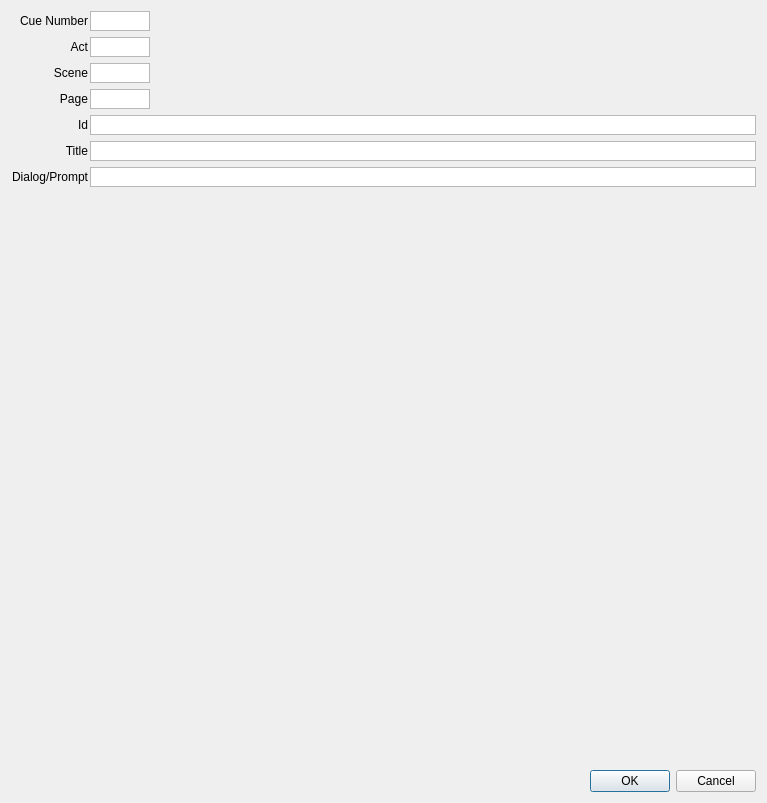
<?xml version="1.0" encoding="UTF-8"?>
<ui version="4.0">
 <class>dlgEditCue</class>
 <widget class="QDialog" name="dlgEditCue">
  <property name="windowModality">
   <enum>Qt::ApplicationModal</enum>
  </property>
  <property name="geometry">
   <rect>
    <x>0</x>
    <y>0</y>
    <width>767</width>
    <height>803</height>
   </rect>
  </property>
  <property name="windowTitle">
   <string>Edit Cue</string>
  </property>
  <property name="modal">
   <bool>true</bool>
  </property>
  <layout class="QVBoxLayout" name="verticalLayout">
   <item>
    <layout class="QGridLayout" name="gridLayout">
     <property name="horizontalSpacing">
      <number>2</number>
     </property>
     <item row="3" column="0">
      <widget class="QLabel" name="lblPage">
       <property name="text">
        <string>Page</string>
       </property>
       <property name="alignment">
        <set>Qt::AlignRight|Qt::AlignTrailing|Qt::AlignVCenter</set>
       </property>
       <property name="margin">
        <number>5</number>
       </property>
       <property name="indent">
        <number>0</number>
       </property>
      </widget>
     </item>
     <item row="1" column="1">
      <widget class="QPlainTextEdit" name="plainTextEditAct">
       <property name="maximumSize">
        <size>
         <width>60</width>
         <height>20</height>
        </size>
       </property>
       <property name="verticalScrollBarPolicy">
        <enum>Qt::ScrollBarAlwaysOff</enum>
       </property>
       <property name="tabChangesFocus">
        <bool>true</bool>
       </property>
       <property name="documentTitle">
        <string>Act</string>
       </property>
      </widget>
     </item>
     <item row="2" column="0">
      <widget class="QLabel" name="lblScene">
       <property name="text">
        <string>Scene</string>
       </property>
       <property name="alignment">
        <set>Qt::AlignRight|Qt::AlignTrailing|Qt::AlignVCenter</set>
       </property>
       <property name="margin">
        <number>5</number>
       </property>
       <property name="indent">
        <number>0</number>
       </property>
      </widget>
     </item>
     <item row="1" column="0">
      <widget class="QLabel" name="lblAct">
       <property name="text">
        <string>Act</string>
       </property>
       <property name="alignment">
        <set>Qt::AlignRight|Qt::AlignTrailing|Qt::AlignVCenter</set>
       </property>
       <property name="margin">
        <number>5</number>
       </property>
       <property name="indent">
        <number>0</number>
       </property>
      </widget>
     </item>
     <item row="2" column="1">
      <widget class="QPlainTextEdit" name="plainTextEditScene">
       <property name="maximumSize">
        <size>
         <width>60</width>
         <height>20</height>
        </size>
       </property>
       <property name="verticalScrollBarPolicy">
        <enum>Qt::ScrollBarAlwaysOff</enum>
       </property>
       <property name="tabChangesFocus">
        <bool>true</bool>
       </property>
       <property name="documentTitle">
        <string>Scene</string>
       </property>
      </widget>
     </item>
     <item row="0" column="0">
      <widget class="QLabel" name="lblCue">
       <property name="text">
        <string>Cue Number</string>
       </property>
       <property name="alignment">
        <set>Qt::AlignRight|Qt::AlignTrailing|Qt::AlignVCenter</set>
       </property>
       <property name="margin">
        <number>4</number>
       </property>
       <property name="indent">
        <number>0</number>
       </property>
      </widget>
     </item>
     <item row="5" column="1">
      <widget class="QPlainTextEdit" name="plainTextEditTitle">
       <property name="maximumSize">
        <size>
         <width>16777215</width>
         <height>20</height>
        </size>
       </property>
       <property name="verticalScrollBarPolicy">
        <enum>Qt::ScrollBarAlwaysOff</enum>
       </property>
       <property name="tabChangesFocus">
        <bool>true</bool>
       </property>
       <property name="documentTitle">
        <string>Title</string>
       </property>
      </widget>
     </item>
     <item row="0" column="1">
      <widget class="QPlainTextEdit" name="plainTextEditCueNum">
       <property name="minimumSize">
        <size>
         <width>0</width>
         <height>0</height>
        </size>
       </property>
       <property name="maximumSize">
        <size>
         <width>60</width>
         <height>20</height>
        </size>
       </property>
       <property name="verticalScrollBarPolicy">
        <enum>Qt::ScrollBarAlwaysOff</enum>
       </property>
       <property name="tabChangesFocus">
        <bool>true</bool>
       </property>
       <property name="documentTitle">
        <string>CueNum</string>
       </property>
       <property name="readOnly">
        <bool>true</bool>
       </property>
      </widget>
     </item>
     <item row="5" column="0">
      <widget class="QLabel" name="lblPage_2">
       <property name="text">
        <string>Title</string>
       </property>
       <property name="alignment">
        <set>Qt::AlignRight|Qt::AlignTrailing|Qt::AlignVCenter</set>
       </property>
       <property name="margin">
        <number>5</number>
       </property>
       <property name="indent">
        <number>0</number>
       </property>
      </widget>
     </item>
     <item row="4" column="0">
      <widget class="QLabel" name="llblId">
       <property name="text">
        <string>Id</string>
       </property>
       <property name="alignment">
        <set>Qt::AlignRight|Qt::AlignTrailing|Qt::AlignVCenter</set>
       </property>
       <property name="margin">
        <number>5</number>
       </property>
       <property name="indent">
        <number>0</number>
       </property>
      </widget>
     </item>
     <item row="3" column="1">
      <widget class="QPlainTextEdit" name="plainTextEditPage">
       <property name="maximumSize">
        <size>
         <width>60</width>
         <height>20</height>
        </size>
       </property>
       <property name="verticalScrollBarPolicy">
        <enum>Qt::ScrollBarAlwaysOff</enum>
       </property>
       <property name="tabChangesFocus">
        <bool>true</bool>
       </property>
       <property name="documentTitle">
        <string>Page</string>
       </property>
      </widget>
     </item>
     <item row="4" column="1">
      <widget class="QPlainTextEdit" name="plainTextEditId">
       <property name="sizePolicy">
        <sizepolicy hsizetype="Expanding" vsizetype="Expanding">
         <horstretch>0</horstretch>
         <verstretch>0</verstretch>
        </sizepolicy>
       </property>
       <property name="maximumSize">
        <size>
         <width>16777215</width>
         <height>20</height>
        </size>
       </property>
       <property name="verticalScrollBarPolicy">
        <enum>Qt::ScrollBarAlwaysOff</enum>
       </property>
       <property name="tabChangesFocus">
        <bool>true</bool>
       </property>
       <property name="documentTitle">
        <string>Id</string>
       </property>
      </widget>
     </item>
     <item row="6" column="1">
      <widget class="QPlainTextEdit" name="plainTextEditPrompt">
       <property name="maximumSize">
        <size>
         <width>16777215</width>
         <height>20</height>
        </size>
       </property>
       <property name="verticalScrollBarPolicy">
        <enum>Qt::ScrollBarAlwaysOff</enum>
       </property>
       <property name="tabChangesFocus">
        <bool>true</bool>
       </property>
       <property name="documentTitle">
        <string>Prompt</string>
       </property>
      </widget>
     </item>
     <item row="6" column="0">
      <widget class="QLabel" name="lblPage_3">
       <property name="text">
        <string>Dialog/Prompt</string>
       </property>
       <property name="alignment">
        <set>Qt::AlignRight|Qt::AlignTrailing|Qt::AlignVCenter</set>
       </property>
       <property name="margin">
        <number>5</number>
       </property>
       <property name="indent">
        <number>0</number>
       </property>
      </widget>
     </item>
    </layout>
   </item>
   <item>
    <spacer name="verticalSpacer">
     <property name="orientation">
      <enum>Qt::Vertical</enum>
     </property>
     <property name="sizeHint" stdset="0">
      <size>
       <width>20</width>
       <height>40</height>
      </size>
     </property>
    </spacer>
   </item>
   <item>
    <spacer name="horizontalSpacer">
     <property name="orientation">
      <enum>Qt::Horizontal</enum>
     </property>
     <property name="sizeHint" stdset="0">
      <size>
       <width>629</width>
       <height>20</height>
      </size>
     </property>
    </spacer>
   </item>
   <item>
    <widget class="QDialogButtonBox" name="buttonBox">
     <property name="orientation">
      <enum>Qt::Horizontal</enum>
     </property>
     <property name="standardButtons">
      <set>QDialogButtonBox::Cancel|QDialogButtonBox::Ok</set>
     </property>
    </widget>
   </item>
  </layout>
 </widget>
 <tabstops>
  <tabstop>plainTextEditCueNum</tabstop>
  <tabstop>plainTextEditAct</tabstop>
  <tabstop>plainTextEditScene</tabstop>
  <tabstop>plainTextEditPage</tabstop>
  <tabstop>plainTextEditId</tabstop>
  <tabstop>plainTextEditTitle</tabstop>
  <tabstop>plainTextEditPrompt</tabstop>
  <tabstop>buttonBox</tabstop>
 </tabstops>
 <resources/>
 <connections>
  <connection>
   <sender>buttonBox</sender>
   <signal>accepted()</signal>
   <receiver>dlgEditCue</receiver>
   <slot>accept()</slot>
   <hints>
    <hint type="sourcelabel">
     <x>248</x>
     <y>254</y>
    </hint>
    <hint type="destinationlabel">
     <x>157</x>
     <y>274</y>
    </hint>
   </hints>
  </connection>
  <connection>
   <sender>buttonBox</sender>
   <signal>rejected()</signal>
   <receiver>dlgEditCue</receiver>
   <slot>reject()</slot>
   <hints>
    <hint type="sourcelabel">
     <x>316</x>
     <y>260</y>
    </hint>
    <hint type="destinationlabel">
     <x>286</x>
     <y>274</y>
    </hint>
   </hints>
  </connection>
 </connections>
</ui>
